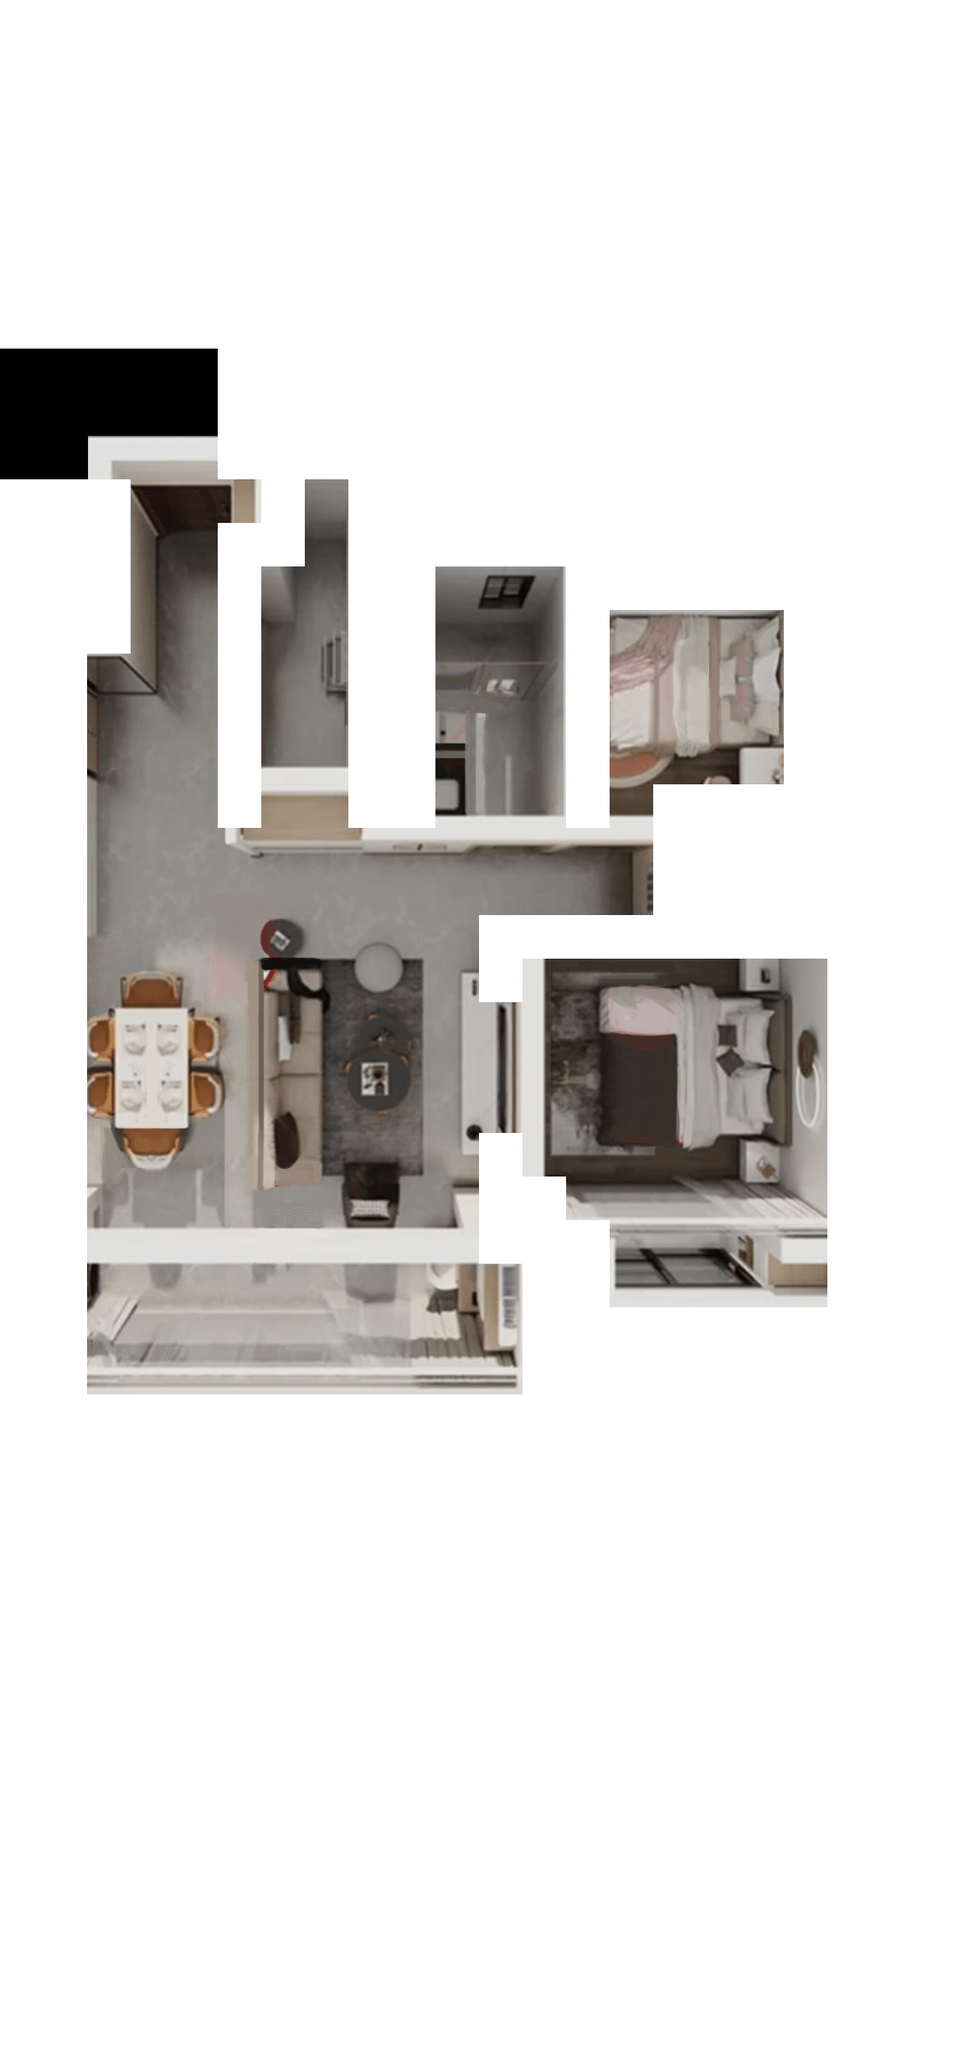

A level layout from a 2D game, rendered from its tile map. Below: a short description, then the map file with its tile-grid data intact:
An orthogonal 22x47 tile map with 50x50 px tiles, 2 tile layers (Map, AStar), 2 tilesets.

<map version="1.0" orientation="orthogonal" renderorder="right-down" width="22" height="47" tilewidth="50" tileheight="50">
 <tileset firstgid="1" name="2" tilewidth="50" tileheight="50">
  <image source="../../UI/2.png" width="1055" height="1122" />
 </tileset>
 <tileset firstgid="463" name="未标题-1" tilewidth="50" tileheight="50">
  <image source="../未标题-1.png" width="1080" height="2340" />
 </tileset>
 <layer name="Map" width="22" height="47" opacity="0.9">
  <data encoding="csv">
0,0,0,0,0,0,0,0,0,0,0,0,0,0,0,0,0,0,0,0,0,0,
0,0,0,0,0,0,0,0,0,0,0,0,0,0,0,0,0,0,0,0,0,0,
0,0,0,0,0,0,0,0,0,0,0,0,0,0,0,0,0,0,0,0,0,0,
0,0,0,0,0,0,0,0,0,0,0,0,0,0,0,0,0,0,0,0,0,0,
0,0,0,0,0,0,0,0,0,0,0,0,0,0,0,0,0,0,0,0,0,0,
0,0,0,0,0,0,0,0,0,0,0,0,0,0,0,0,0,0,0,0,0,0,
0,0,0,0,0,0,0,0,0,0,0,0,0,0,0,0,0,0,0,0,0,0,
0,0,0,0,0,0,0,0,0,0,0,0,0,0,0,0,0,0,0,0,0,0,
0,0,0,0,0,0,0,0,0,0,0,0,0,0,0,0,0,0,0,0,0,0,
0,0,0,0,0,0,0,0,0,0,0,0,0,0,0,0,0,0,0,0,0,0,
0,0,4,5,6,7,8,9,10,11,12,13,14,15,16,17,18,19,20,21,0,0,
0,0,25,26,27,28,29,30,31,32,33,34,35,36,37,38,39,40,41,42,0,0,
0,0,46,47,48,49,50,51,52,53,54,55,56,57,58,59,60,61,62,63,0,0,
0,0,67,68,69,70,71,72,73,74,75,76,77,78,79,80,81,82,83,84,0,0,
0,0,88,89,90,91,92,93,94,95,96,97,98,99,100,101,102,103,104,105,0,0,
0,0,109,110,111,112,113,114,115,116,117,118,119,120,121,122,123,124,125,126,0,0,
0,0,130,131,132,133,134,135,136,137,138,139,140,141,142,143,144,145,146,147,0,0,
0,0,151,152,153,154,155,156,157,158,159,160,161,162,163,164,165,166,167,168,0,0,
0,0,172,173,174,175,176,177,178,179,180,181,182,183,184,185,186,187,188,189,0,0,
0,0,193,194,195,196,197,198,199,200,201,202,203,204,205,206,207,208,209,210,0,0,
0,0,214,215,216,217,218,219,220,221,222,223,224,225,226,227,228,229,230,231,0,0,
0,0,235,236,237,238,239,240,241,242,243,244,245,246,247,248,249,250,251,252,0,0,
0,0,256,257,258,259,260,261,262,263,264,265,266,267,268,269,270,271,272,273,0,0,
0,0,277,278,279,280,281,282,283,284,285,286,287,288,289,290,291,292,293,294,0,0,
0,0,298,299,300,301,302,303,304,305,306,307,308,309,310,311,312,313,314,315,0,0,
0,0,319,320,321,322,323,324,325,326,327,328,329,330,331,332,333,334,335,336,0,0,
0,0,340,341,342,343,344,345,346,347,348,349,350,351,352,353,354,355,356,357,0,0,
0,0,361,362,363,364,365,366,367,368,369,370,371,372,373,374,375,376,377,378,0,0,
0,0,382,383,384,385,386,387,388,389,390,391,392,393,394,395,396,397,398,399,0,0,
0,0,403,404,405,406,407,408,409,410,411,412,413,414,415,416,417,418,419,420,0,0,
0,0,424,425,426,427,428,429,430,431,432,433,434,435,436,437,438,439,440,441,0,0,
0,0,445,446,447,448,449,450,451,452,453,454,455,456,457,458,459,460,461,462,0,0,
0,0,0,0,0,0,0,0,0,0,0,0,0,0,0,0,0,0,0,0,0,0,
0,0,0,0,0,0,0,0,0,0,0,0,0,0,0,0,0,0,0,0,0,0,
0,0,0,0,0,0,0,0,0,0,0,0,0,0,0,0,0,0,0,0,0,0,
0,0,0,0,0,0,0,0,0,0,0,0,0,0,0,0,0,0,0,0,0,0,
0,0,0,0,0,0,0,0,0,0,0,0,0,0,0,0,0,0,0,0,0,0,
0,0,0,0,0,0,0,0,0,0,0,0,0,0,0,0,0,0,0,0,0,0,
0,0,0,0,0,0,0,0,0,0,0,0,0,0,0,0,0,0,0,0,0,0,
0,0,0,0,0,0,0,0,0,0,0,0,0,0,0,0,0,0,0,0,0,0,
0,0,0,0,0,0,0,0,0,0,0,0,0,0,0,0,0,0,0,0,0,0,
0,0,0,0,0,0,0,0,0,0,0,0,0,0,0,0,0,0,0,0,0,0,
0,0,0,0,0,0,0,0,0,0,0,0,0,0,0,0,0,0,0,0,0,0,
0,0,0,0,0,0,0,0,0,0,0,0,0,0,0,0,0,0,0,0,0,0,
0,0,0,0,0,0,0,0,0,0,0,0,0,0,0,0,0,0,0,0,0,0,
0,0,0,0,0,0,0,0,0,0,0,0,0,0,0,0,0,0,0,0,0,0,
0,0,0,0,0,0,0,0,0,0,0,0,0,0,0,0,0,0,0,0,0,0
</data>
 </layer>
 <layer name="AStar" width="22" height="47">
  <data encoding="csv">
556,556,556,556,556,556,556,556,556,556,556,556,556,556,556,556,556,556,556,556,556,556,
556,556,556,556,556,556,556,556,556,556,556,556,556,556,556,556,556,556,556,556,556,556,
556,556,556,556,556,556,556,556,556,556,556,556,556,556,556,556,556,556,556,556,556,556,
556,556,556,556,556,556,556,556,556,556,556,556,556,556,556,556,556,556,556,556,556,556,
556,556,556,556,556,556,556,556,556,556,556,556,556,556,556,556,556,556,556,556,556,556,
556,556,556,556,556,556,556,556,556,556,556,556,556,556,556,556,556,556,556,556,556,556,
556,556,556,556,556,556,556,556,556,556,556,556,556,556,556,556,556,556,556,556,556,556,
556,556,556,556,556,556,556,556,556,556,556,556,556,556,556,556,556,556,556,556,556,556,
0,0,0,0,0,556,556,556,556,556,556,556,556,556,556,556,556,556,556,556,556,556,
0,0,0,0,0,556,556,556,556,556,556,556,556,556,556,556,556,556,556,556,556,556,
0,0,0,0,0,577,577,577,577,577,577,577,577,577,577,577,577,577,577,577,577,577,
577,577,577,0,0,0,577,0,577,577,577,577,577,577,577,577,577,577,577,577,577,577,
577,577,577,0,0,577,577,0,577,577,577,577,577,577,577,577,577,577,577,577,577,577,
577,577,577,0,0,577,0,0,577,577,0,0,0,577,577,577,577,577,577,577,577,577,
577,577,577,0,0,577,0,0,577,577,0,0,0,577,0,0,0,0,577,577,577,577,
577,577,0,0,0,577,0,0,577,577,0,0,0,577,0,0,0,0,577,577,577,577,
577,577,0,0,0,577,0,0,577,577,0,0,0,577,0,0,0,0,577,577,577,577,
577,577,0,0,0,577,0,0,577,577,0,0,0,577,0,0,0,0,577,577,577,577,
577,577,0,0,0,577,0,0,577,577,0,0,0,577,0,577,577,577,577,577,577,577,
577,556,0,0,0,0,0,0,0,0,0,0,0,0,0,577,577,577,577,577,577,577,
577,556,0,0,0,0,0,0,0,0,0,0,0,0,0,577,577,577,577,577,577,577,
577,556,0,0,0,0,0,0,0,0,0,577,577,577,577,577,577,577,577,577,577,577,
577,556,0,0,0,0,0,0,0,0,0,577,0,0,0,0,0,0,0,577,577,577,
577,577,0,0,0,0,0,0,0,0,0,0,0,0,0,0,0,0,0,577,577,577,
577,577,0,0,0,0,0,0,0,0,0,0,0,0,0,0,0,0,0,577,577,577,
577,577,0,0,0,0,0,0,0,0,0,0,0,0,0,0,0,0,0,577,577,577,
577,577,0,0,0,0,0,0,0,0,0,577,0,0,0,0,0,0,0,577,577,577,
577,577,0,0,0,0,0,0,0,0,0,577,577,0,0,0,0,0,0,577,577,577,
577,577,0,0,0,0,0,0,0,0,0,577,577,577,0,0,0,0,0,577,577,577,
577,577,0,0,0,0,0,0,0,0,0,0,577,577,0,0,0,0,0,577,577,577,
577,577,0,0,0,0,0,0,0,0,0,0,577,577,577,577,577,577,577,577,577,577,
577,577,0,0,0,0,0,0,0,0,0,0,577,577,577,577,577,577,577,577,577,577,
577,577,577,577,577,577,577,577,577,577,577,577,577,577,577,577,577,577,577,577,577,577,
577,577,577,577,577,577,577,577,577,577,577,577,577,577,577,577,577,577,577,577,577,577,
577,577,577,577,577,577,577,577,577,577,577,577,577,577,577,577,577,577,577,577,577,577,
577,577,577,577,577,577,577,577,577,577,577,577,577,577,577,577,577,577,577,577,577,577,
577,577,577,577,577,577,577,577,577,577,577,577,577,577,577,577,577,577,577,577,577,577,
577,577,577,577,577,577,577,577,577,577,577,577,577,577,577,577,577,577,577,577,577,577,
577,577,577,577,577,577,577,577,577,577,577,577,577,577,577,577,577,577,577,577,577,577,
529,527,527,527,577,577,577,577,527,527,527,527,527,527,527,527,527,527,527,527,527,577,
529,529,529,529,577,577,577,577,529,529,529,529,529,529,529,529,529,529,529,529,529,527,
529,529,529,529,529,529,529,577,529,529,529,529,529,529,529,529,529,529,529,529,529,529,
529,529,529,529,529,529,577,577,577,577,529,529,529,529,529,529,529,529,529,529,529,529,
529,529,529,529,529,529,529,529,529,529,529,529,529,529,529,529,529,529,529,529,529,529,
529,529,529,529,529,529,529,529,529,529,529,529,529,529,529,529,529,529,529,529,529,529,
529,529,529,529,529,529,529,529,529,529,529,529,529,529,529,529,529,529,529,529,529,529,
529,529,529,529,529,529,529,529,529,529,529,529,529,529,529,529,529,529,529,529,529,529
</data>
 </layer>
</map>
